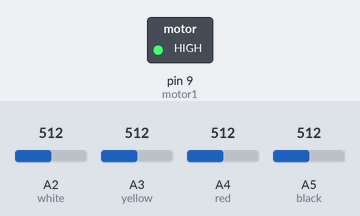
This sketch was run on a simulated Arduino Uno, built with avr-gcc and run on an emulated ATmega328P. On the bench: switched loads named in the sketch (green lamp = pin HIGH). The inputs (shaded band) are chosen by the test bench; at power-on: A2 (white) = 512, A3 (yellow) = 512, A4 (red) = 512, A5 (black) = 512. What the sketch prints to the serial monitor is not drawn.

Above: at 0.1 s.
Timing chart, 0 to 1.6 s (numbered marks = the images above):
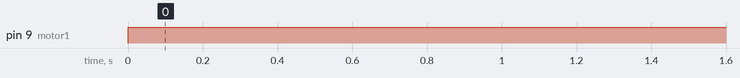

Measured:
- by itself, pin 9 (motor1): LOW → HIGH at 0.00 s

The sketch:

sensortest1.ino
```cpp
const int white = A2;
const int yellow = A3;
const int red = A4;
const int black = A5;
const int motor1 = 9;

int readIndex = 0; // used for rolling average
const int samples = 20; // smaples to average over

float speed = 0; // a speed value from 0-1
int output = 0; // the value written to the motors
int PWRange = 600; // range of PWM signal
int PWMin = 1400; // minimum PWM value

int readingsW[samples]; int totalW = 0; int avgW = 0; int baseW = -1; float varW = 1;
int readingsY[samples]; int totalY = 0; int avgY = 0; int baseY = -1; float varY = 1;
int readingsR[samples]; int totalR = 0; int avgR = 0; int baseR = -1; float varR = 1;
int readingsB[samples]; int totalB = 0; int avgB = 0; int baseB = -1; float varB = 1;

void setup() {
  Serial.begin(9600);
  // initialize the buffer for calculating the rolling average
  for (int i = 0; i < samples; i++) {
    readingsW[i] = 0;
    readingsY[i] = 0;
    readingsR[i] = 0;
    readingsB[i] = 0;
  }
}

void loop() {
  // basically, these calculate the rolling averages for each sensor
  totalW -= readingsW[readIndex];
  readingsW[readIndex] = analogRead(white);
  totalW += readingsW[readIndex];
  avgW = totalW / samples;

  totalY -= readingsY[readIndex];
  readingsY[readIndex] = analogRead(yellow);
  totalY += readingsY[readIndex];
  avgY = totalY / samples;

  totalR -= readingsR[readIndex];
  readingsR[readIndex] = analogRead(red);
  totalR += readingsR[readIndex];
  avgR = totalR / samples;

  totalB -= readingsB[readIndex];
  readingsB[readIndex] = analogRead(black);
  totalB += readingsB[readIndex];
  avgB = totalB / samples;

  readIndex = (readIndex + 1) % samples;

  // Set baseline values if they haven't been set already (effecively calibrates on power up)
  if (baseW == -1) {
    baseW = avgW;
    baseY = avgY;
    baseR = avgR;
    baseB = avgB;
  }

  // Calculate the variance from baseline of each sensor
  varW = avgW / baseW;
  varY = avgY / baseY;
  varR = avgR / baseR;
  varB = avgB / baseB;

  speed = calcSpeed(varW, varY, varR, varB, speed);

  // map it to the range of the pwm output:
  output = speed * PWRange + PWMin;
  analogWrite(motor1, output);

  // print the results to the Serial Monitor every few cycles:
  if (readIndex == 0) {
    Serial.print("White = ");
    Serial.println(avgW);
    Serial.print("Yellow = ");
    Serial.println(avgY);
    Serial.print("Red = ");
    Serial.println(avgR);
    Serial.print("Black = ");
    Serial.println(avgB);
  }

  delay(100);
}

float calcSpeed(float w, float y, float r, float b, float sp) {
  float LRDiff = abs(w-y) + abs(r-b); // check for significat turn
  float FWDiff = (w+y) / (r+b); // check for forward lean

  if (LRDiff < 0.4) { // arbitrary tilt threshold
     sp += (FWDiff - 1) * 0.2; // arbitrary acceleration multiplier
    if (sp > 1) {
      sp = 1;
    }
  }

  return sp;
}
```
